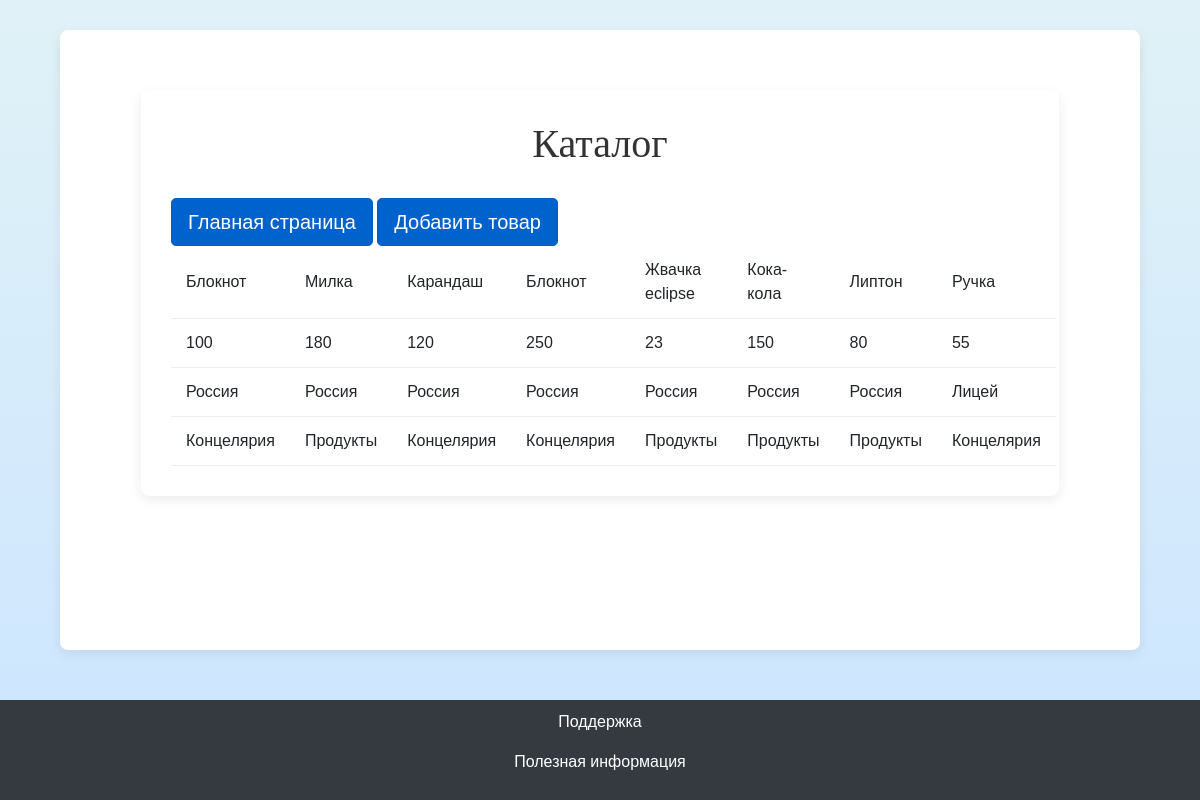
/catalog, run on the app's committed database.
### data/products.py (models this page shows)
class Product(SqlAlchemyBase):
    __tablename__ = 'products'
    id = sqlalchemy.Column(sqlalchemy.Integer,
                           primary_key=True, autoincrement=True)
    name = sqlalchemy.Column(sqlalchemy.String, nullable=True)
    price = sqlalchemy.Column(sqlalchemy.Integer, nullable=True)
    provider = sqlalchemy.Column(sqlalchemy.String, nullable=True)
    type = sqlalchemy.Column(sqlalchemy.String, nullable=True)

### main.py (the view)
@app.route('/catalog', methods=['GET', 'POST'])
def catalog():
    db_sess = db_session.create_session()
    products_db = db_sess.query(Product).all()
    names = [product.name for product in products_db]
    prices = [product.price for product in products_db]
    providers = [product.provider for product in products_db]
    types = [product.type for product in products_db]
    result = []
    for i in range(len(names)):
        result.append([names[i], prices[i], providers[i], types[i]])
    return render_template('catalog.html', title='Домашняя страница', list=names, list1=prices, list2=providers,
                           list3=types)

### data/db_session.py (called while the page is built)
def create_session() -> Session:
    global __factory
    return __factory()

### templates/catalog.html (shortened to what this page needs)
<!DOCTYPE html>
<html>
<head>
     <link rel="stylesheet" href="https://stackpath.bootstrapcdn.com/bootstrap/4.4.1/css/bootstrap.min.css">
</head>
<body>
<main role="main" class="container">
<div class="container">
    <h1>Каталог</h1>
    <a href="success" class="btn btn-primary btn-lg active" role="button" aria-pressed="true">Главная страница</a>
    <a href="add" class="btn btn-primary btn-lg active" role="button" aria-pressed="true">Добавить товар</a>
    <table class="product-table">
        <tbody>
        <tr>
            {% for item in list %}
            <td>{{item}}</td>
            {% endfor %}
        </tr>
        <tr>
            {% for item in list1 %}
            <td>{{item}}</td>
            {% endfor %}
        </tr>
        <tr>
            {% for item in list2 %}
            <td>{{item}}</td>
            {% endfor %}
        </tr>
        <tr>
            {% for item in list3 %}
            <td>{{item}}</td>
            {% endfor %}
        </tr>
        </tbody>
    </table>
</div>
</main>
<footer>
    <p><a class="telegram-link" href="https://t.me/store1523_support_bot" target="_blank">Поддержка</a></p>
    <p><a class="telegram-link" href="https://t.me/store1523_news_bot" target="_blank">Полезная информация</a></p>
</footer>
</body>
</html>

### templates/catalog.html (style rules this page uses)
body { background-color: #f8f9fa; font-family: 'Arial', sans-serif; display: flex; flex-direction: column; min-height: 100vh; margin: 0; background: linear-gradient(to bottom, #e0f2f7, #cce5ff); }
.container { width: 90%; margin: 30px auto; background-color: #fff; padding: 30px; border-radius: 8px; box-shadow: 0 4px 12px rgba(0, 0, 0, 0.08); }
h1 { text-align: center; color: #333; margin-bottom: 30px; font-family: 'Cormorant Garamond', serif; font-size: 2.5em; font-weight: normal; }
.product-table { width: 100%; border-collapse: collapse; display: block }
.product-table th, .product-table td { padding: 12px 15px; text-align: left; border-bottom: 1px solid #eee; }
.product-table td { vertical-align: middle; }
.telegram-link { color: white; text-decoration: none; }
main { flex: 1; }
footer { background-color: #343a40; color: white; text-align: center; padding: 10px; margin-top: 20px; }

### data on the page
Product: name "Блокнот", provider "Россия", type "Концелярия"
Product: name "Милка", provider "Россия", type "Продукты"
Product: name "Карандаш", provider "Россия", type "Концелярия"
Product: name "Блокнот", provider "Россия", type "Концелярия"
Product: name "Жвачка eclipse", provider "Россия", type "Продукты"
Product: name "Кока-кола", provider "Россия", type "Продукты"
Product: name "Липтон", provider "Россия", type "Продукты"
Product: name "Ручка", provider "Лицей", type "Концелярия"

### other printed values
{{ item }} "100" "180" "120" "250" "23" "150" "80" "55"
